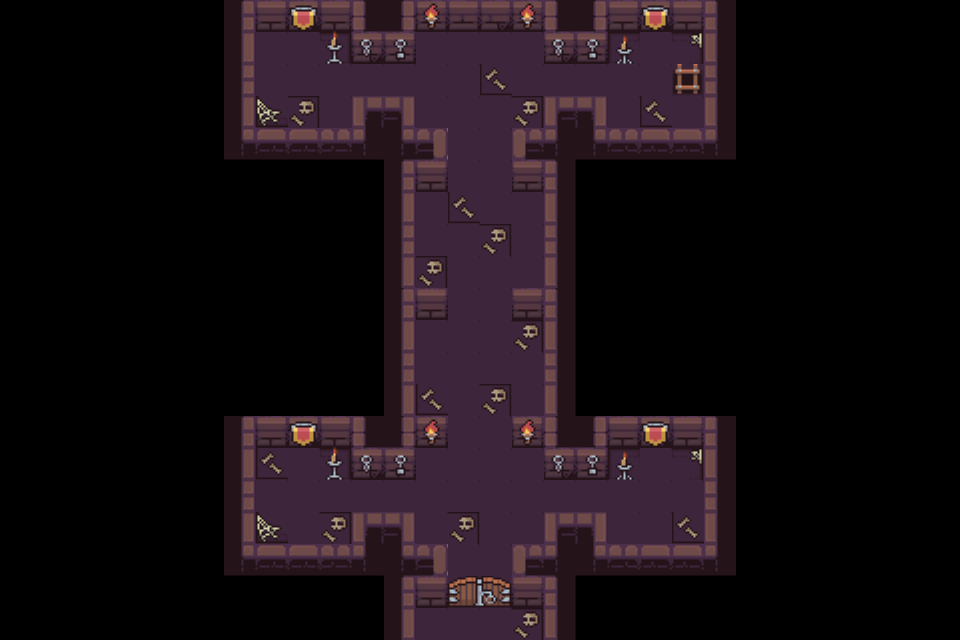

Tiled map render using the project's own tile images. Description and the whole map definition, tile-layer contents included, below:
An orthogonal 30x20 tile map with 32x32 px tiles, 1 tile layer (图块层 1).

<map version="1.10" tiledversion="1.12.1" orientation="orthogonal" renderorder="right-down" width="30" height="20" tilewidth="32" tileheight="32" infinite="0" nextlayerid="2" nextobjectid="1">
 <tileset firstgid="1" source="demonstration.tsx" />
 <layer id="1" name="图块层 1" width="30" height="20">
  <data encoding="csv">
0,0,0,0,0,0,0,97,98,99,100,101,102,103,104,105,106,107,108,109,110,111,112,0,0,0,0,0,0,0,
0,0,0,0,0,0,0,113,201,201,116,117,118,201,201,201,201,123,124,125,201,127,128,0,0,0,0,0,0,0,
0,0,0,0,0,0,0,129,201,201,201,201,201,201,201,231,201,201,201,201,201,216,144,0,0,0,0,0,0,0,
0,0,0,0,0,0,0,145,146,202,201,149,150,201,201,201,202,155,156,201,231,201,160,0,0,0,0,0,0,0,
0,0,0,0,0,0,0,161,162,163,164,165,166,167,201,201,170,171,172,173,174,175,176,0,0,0,0,0,0,0,
0,0,0,0,0,0,0,0,0,0,0,0,182,183,201,201,186,187,0,0,0,0,0,0,0,0,0,0,0,0,
0,0,0,0,0,0,0,0,0,0,0,0,198,201,231,201,201,203,0,0,0,0,0,0,0,0,0,0,0,0,
0,0,0,0,0,0,0,0,0,0,0,0,214,201,201,202,201,219,0,0,0,0,0,0,0,0,0,0,0,0,
0,0,0,0,0,0,0,0,0,0,0,0,230,202,201,201,201,235,0,0,0,0,0,0,0,0,0,0,0,0,
0,0,0,0,0,0,0,0,0,0,0,0,182,183,201,201,186,187,0,0,0,0,0,0,0,0,0,0,0,0,
0,0,0,0,0,0,0,0,0,0,0,0,198,201,201,201,202,203,0,0,0,0,0,0,0,0,0,0,0,0,
0,0,0,0,0,0,0,0,0,0,0,0,214,201,201,201,201,219,0,0,0,0,0,0,0,0,0,0,0,0,
0,0,0,0,0,0,0,0,0,0,0,0,230,231,201,202,201,235,0,0,0,0,0,0,0,0,0,0,0,0,
0,0,0,0,0,0,0,97,98,99,100,101,102,103,201,201,106,107,108,109,110,111,112,0,0,0,0,0,0,0,
0,0,0,0,0,0,0,113,231,201,116,117,118,201,201,201,201,123,124,125,201,127,128,0,0,0,0,0,0,0,
0,0,0,0,0,0,0,129,201,201,201,201,201,201,201,201,201,201,201,201,201,201,144,0,0,0,0,0,0,0,
0,0,0,0,0,0,0,145,146,201,202,149,150,201,202,201,201,155,156,201,201,231,160,0,0,0,0,0,0,0,
0,0,0,0,0,0,0,161,162,163,164,165,166,167,201,201,170,171,172,173,174,175,176,0,0,0,0,0,0,0,
0,0,0,0,0,0,0,0,0,0,0,0,182,183,184,185,186,187,0,0,0,0,0,0,0,0,0,0,0,0,
0,0,0,0,0,0,0,0,0,0,0,0,198,201,201,201,202,203,0,0,0,0,0,0,0,0,0,0,0,0
</data>
 </layer>
</map>
